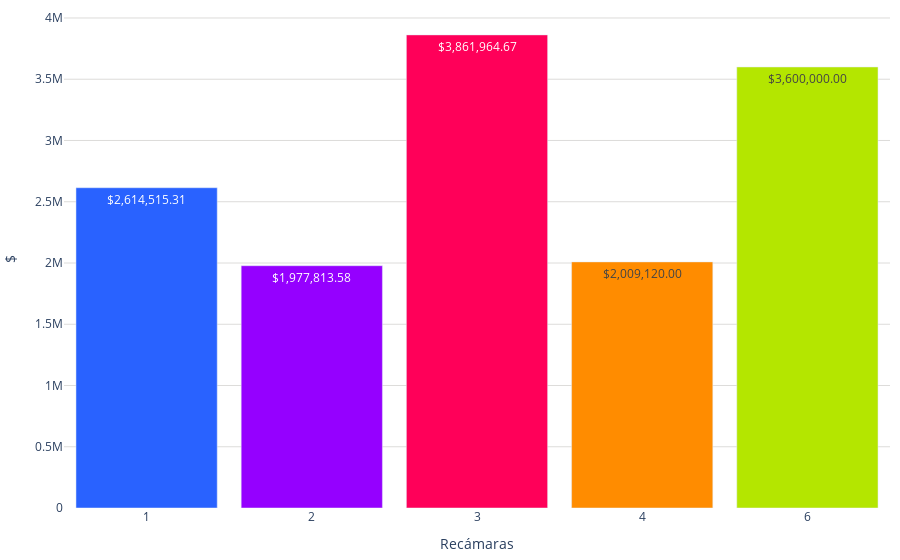

Write notebook code for a chart like this one.
### Code cell
import pandas as pd
import plotly.graph_objects as go
import locale

# Establecer configuración regional para el formato de precios
locale.setlocale(locale.LC_ALL, '')

# Definir función para formatear precios
def format_price(price):
    return locale.currency(price, grouping=True)

# Crear una lista de etiquetas para el eje x
etiquetas = [str(recamaras) if recamaras != 16 else '16+' for recamaras in df_promedio_depas['Recamaras']]

# Obtener los precios y el número de recámaras
precios = df_promedio_depas['precio']

# Crear el texto con los precios formateados
text_precios = [format_price(precio) for precio in precios]

colores = ['#2962ff', '#9500ff', '#ff0059', '#ff8c00', '#b4e600', '#2EC2A2','#E50CB6','#4225CF','#2CBA4D','#2962ff', '#9500ff', '#ff0059']

fig = go.Figure()
fig.add_trace(go.Bar(
    x=etiquetas,
    y=precios,
    text=text_precios,
    marker_color=colores,
    textposition='auto' 
))
fig.update_layout(
    #title='Precio promedio por número de baños',
    xaxis=dict(title='Recámaras'),
    yaxis=dict(title='$', gridcolor='#dddcda', ),
    bargap=0.1,
    bargroupgap=0.05,
    plot_bgcolor='rgba(0,0,0,0)',
    margin=dict(l=10, r=10, t=10, b=10),  # Ajusta los márgenes (left, right, top, bottom)        
)

fig.show()

### Figure 1 — Plotly figure (JSON) as saved in the notebook; plotly's stock layout.template omitted (floating-point values rounded to 4 significant figures)
{"data": [{"marker": {"color": ["#2962ff", "#9500ff", "#ff0059", "#ff8c00", "#b4e600", "#2EC2A2", "#E50CB6", "#4225CF", "#2CBA4D", "#2962ff", "#9500ff", "#ff0059"]}, "text": ["$2,614,515.31", "$1,977,813.58", "$3,861,964.67", "$2,009,120.00", "$3,600,000.00"], "textposition": "auto", "type": "bar", "x": ["1", "2", "3", "4", "6"], "y": [2615000.0, 1978000.0, 3862000.0, 2009120, 3600000]}], "layout": {"bargap": 0.1, "bargroupgap": 0.05, "margin": {"b": 10, "l": 10, "r": 10, "t": 10}, "plot_bgcolor": "rgba(0,0,0,0)", "xaxis": {"title": {"text": "Recámaras"}}, "yaxis": {"gridcolor": "#dddcda", "title": {"text": "$"}}}}
